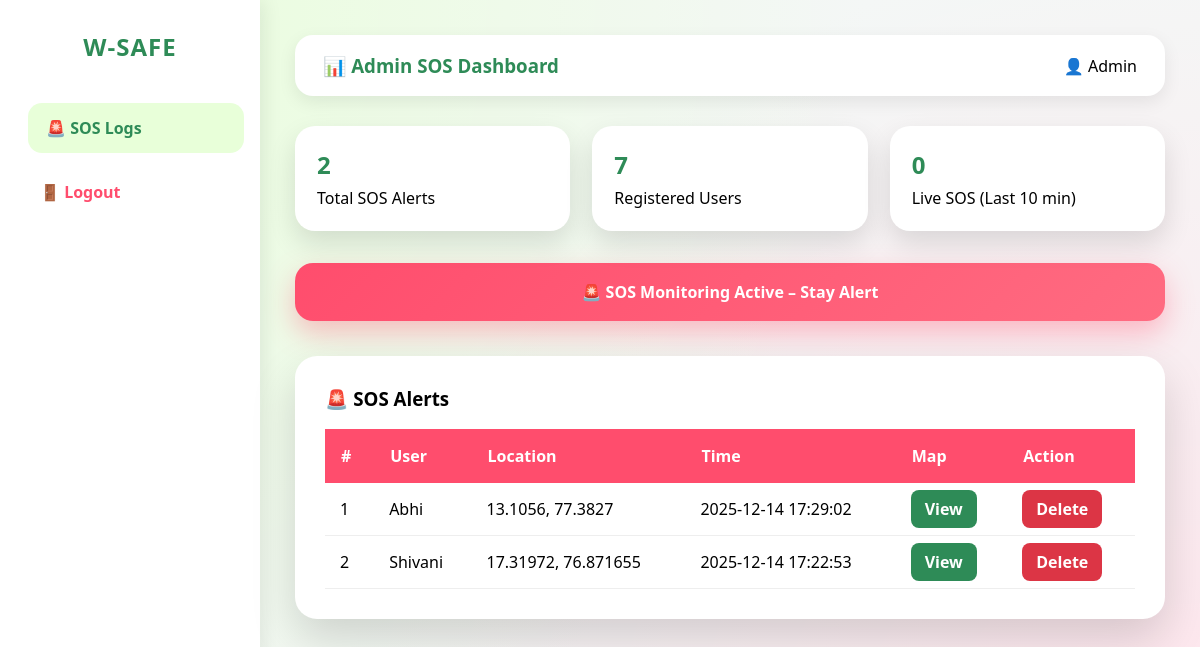
/admin-dashboard (signed in), run on the app's committed database.
### tables this page shows
CREATE TABLE sos_logs (
            id INTEGER PRIMARY KEY AUTOINCREMENT,
            user_id INTEGER,
            latitude TEXT,
            longitude TEXT,
            timestamp DATETIME DEFAULT CURRENT_TIMESTAMP
        );

CREATE TABLE users (
            id INTEGER PRIMARY KEY AUTOINCREMENT,
            name TEXT,
            email TEXT,
            password TEXT,
            phone TEXT
        );

### app.py (the view)
@app.route("/admin-dashboard")
@admin_required
def admin_dashboard():
    conn = get_db_connection()
    logs = conn.execute("""
        SELECT sos_logs.id, sos_logs.latitude, sos_logs.longitude,
               sos_logs.timestamp, users.name
        FROM sos_logs
        LEFT JOIN users ON sos_logs.user_id = users.id
        ORDER BY sos_logs.timestamp DESC
    """).fetchall()
    total_users = conn.execute(
        "SELECT COUNT(*) FROM users"
    ).fetchone()[0]
    live_sos = conn.execute("""
        SELECT COUNT(*) FROM sos_logs
        WHERE timestamp >= datetime('now', '-10 minutes')
    """).fetchone()[0]
    conn.close()
    return render_template(
        "admin.html",
        logs=logs,
        total_users=total_users,
        live_sos=live_sos
    )

### app.py (called while the page is built)
def get_db_connection():
    conn = sqlite3.connect("database.db")
    conn.row_factory = sqlite3.Row
    conn.execute("""
        CREATE TABLE IF NOT EXISTS users (
            id INTEGER PRIMARY KEY AUTOINCREMENT,
            name TEXT,
            email TEXT UNIQUE,
            password TEXT,
            phone TEXT
        )
    """)
    conn.execute("""
        CREATE TABLE IF NOT EXISTS emergency_contacts (
            id INTEGER PRIMARY KEY AUTOINCREMENT,
            user_id INTEGER,
            contact_name TEXT,
            contact_phone TEXT
        )
    """)
    conn.execute("""
        CREATE TABLE IF NOT EXISTS sos_logs (
            id INTEGER PRIMARY KEY AUTOINCREMENT,
            user_id INTEGER,
            latitude TEXT,
            longitude TEXT,
            timestamp DATETIME DEFAULT CURRENT_TIMESTAMP
        )
    """)
    conn.commit()
    return conn

def admin_required(f):
    @wraps(f)
    def wrapper(*args, **kwargs):
        if not session.get("admin"):
            return redirect("/admin-login")
        return f(*args, **kwargs)
    return wrapper

### templates/admin.html (shortened to what this page needs)
<!DOCTYPE html>
<html lang="en">
<head>
</head>
<body>
<div class="admin-layout">
    <div class="sidebar">
        <h2>W-SAFE</h2>
        <a class="active">🚨 SOS Logs</a>
        <a href="/logout" class="logout">🚪 Logout</a>
    </div>
    <div class="main">
        <div class="topbar">
            <h3>📊 Admin SOS Dashboard</h3>
            <span>👤 Admin</span>
        </div>
      <div class="stats">
    <div class="stat">
        <h2>{{ logs|length }}</h2>
        <p>Total SOS Alerts</p>
    </div>
    <div class="stat">
        <h2>{{ total_users }}</h2>
        <p>Registered Users</p>
    </div>
    <div class="stat">
        <h2>{{ live_sos }}</h2>
        <p>Live SOS (Last 10 min)</p>
    </div>
</div>
        <div class="alert">
            🚨 SOS Monitoring Active – Stay Alert
        </div>
        <div class="card">
            <h3 style="margin-bottom:18px;">🚨 SOS Alerts</h3>
            <table>
                <tr>
                    <th>#</th>
                    <th>User</th>
                    <th>Location</th>
                    <th>Time</th>
                    <th>Map</th>
                    <th>Action</th>
                </tr>
                {% for s in logs %}
                <tr>
                    <td>{{ loop.index }}</td>
                    <td>{{ s.name or "Unknown" }}</td>
                    <td>{{ s.latitude }}, {{ s.longitude }}</td>
                    <td>{{ s.timestamp }}</td>
                    <td>
                        <a class="map" target="_blank"
                           href="https://maps.google.com?q={{ s.latitude }},{{ s.longitude }}">
                           View
                        </a>
                    </td>
                    <td>
                        <a class="del"
                           href="/admin/delete_sos/{{ s.id }}"
                           onclick="return confirm('Delete this SOS record?')">
                           Delete
                        </a>
                    </td>
                </tr>
                {% endfor %}
            </table>
        </div>
    </div>
</div>
</body>
</html>

### templates/admin.html (style rules this page uses)
* { margin:0; padding:0; box-sizing:border-box; font-family:'Segoe UI',sans-serif; }
body { background: radial-gradient(circle at top left,#e8ffd9,transparent 60%), radial-gradient(circle at bottom right,#ffe4ec,transparent 60%), #f4f7f6; min-height:100vh; }
.admin-layout { display:flex; min-height:100vh; }
.sidebar { width:260px; background:#ffffff; padding:30px 22px; box-shadow:4px 0 18px rgba(0,0,0,0.08); }
.sidebar h2 { text-align:center; color:#2e8b57; margin-bottom:40px; letter-spacing:1px; }
.sidebar a { display:block; padding:14px 18px; margin-bottom:14px; text-decoration:none; color:#333; font-weight:600; border-radius:14px; transition:0.3s; }
.sidebar a:hover, .sidebar a.active { background:#e8ffd9; color:#2e8b57; transform:translateX(6px); }
.logout { color:#ff4d6d !important; }
.main { flex:1; padding:35px; animation:fadeIn 0.7s ease; }
.topbar { background:#ffffff; padding:18px 28px; border-radius:18px; box-shadow:0 6px 18px rgba(0,0,0,0.08); margin-bottom:30px; display:flex; justify-content:space-between; align-items:center; }
.topbar h3 { color:#2e8b57; }
.stats { display:grid; grid-template-columns:repeat(3,1fr); gap:22px; margin-bottom:32px; }
.stat { background:#ffffff; padding:22px; border-radius:20px; box-shadow:0 12px 28px rgba(0,0,0,0.12); transition:0.3s; }
.stat h2 { color:#2e8b57; margin-bottom:6px; }
.alert { background:linear-gradient(135deg,#ff4d6d,#ff6b81); color:white; padding:18px; border-radius:18px; text-align:center; font-weight:700; margin-bottom:35px; box-shadow:0 12px 28px rgba(255,77,109,0.35); }
.card { background:#ffffff; padding:30px; border-radius:22px; box-shadow:0 20px 45px rgba(0,0,0,0.15); }
table { width:100%; border-collapse:collapse; }
th { background:#ff4d6d; color:white; padding:16px; text-align:left; }
td { padding:15px; border-bottom:1px solid #eee; }
.map { background:#2e8b57; color:white; padding:8px 14px; border-radius:8px; text-decoration:none; font-weight:600; }
.del { background:#dc3545; color:white; padding:8px 14px; border-radius:8px; text-decoration:none; font-weight:600; }

### data on the page
sos_logs: name "Abhi", latitude "13.1056", longitude "77.3827", timestamp "2025-12-14 17:29:02"
sos_logs: name "Shivani", latitude "17.31972", longitude "76.871655", timestamp "2025-12-14 17:22:53"

### other printed values
{{ logs|length }} "2"
{{ total_users }} "7"
{{ live_sos }} "0"
